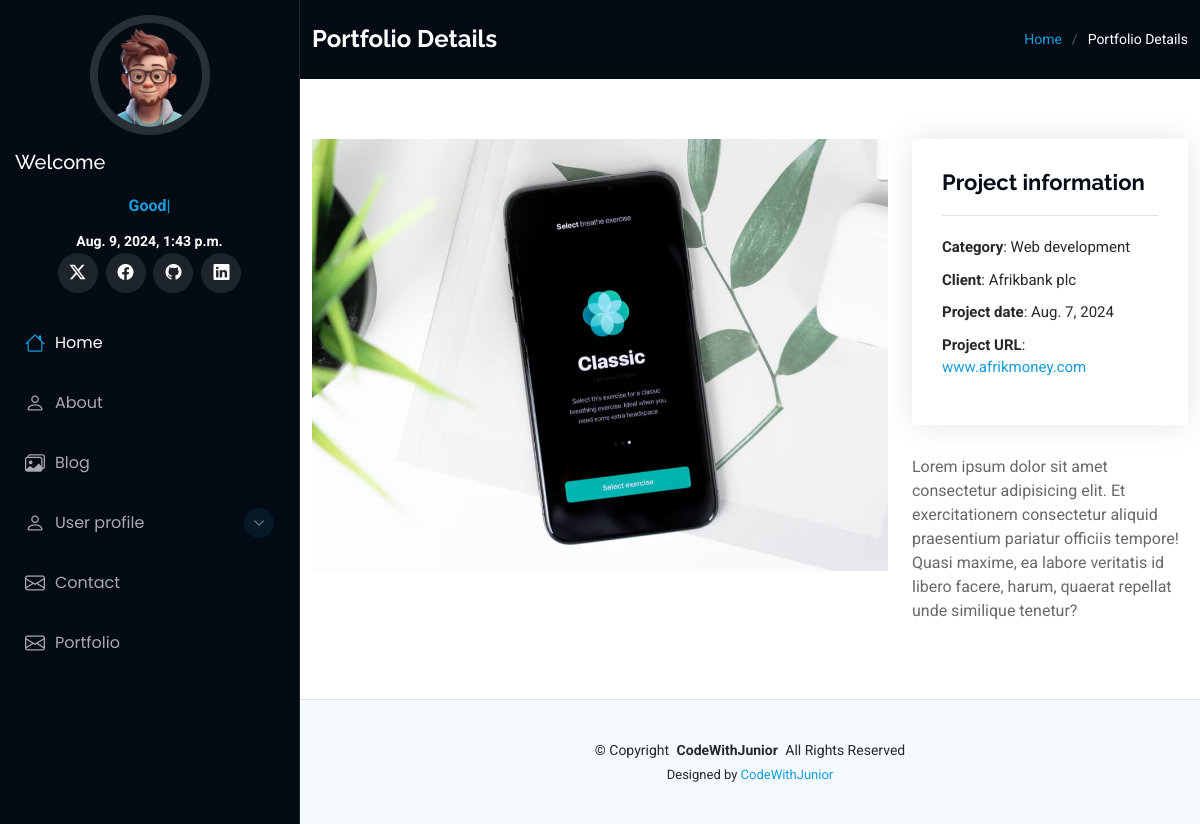
/portfolio/portfolio-details/3, run on the app's committed database.
### portfolio/models.py (models this page shows, shortened)
class Project_details(models.Model):
    proj_name = models.CharField(max_length=50)
    img = models.ImageField(upload_to='projects', blank=True, null=True)
    proj_category = models.ForeignKey(Category, on_delete=models.CASCADE)
    client = models.CharField(max_length=80)
    proj_date = models.DateField(auto_now=True)
    proj_url = models.CharField(max_length=200, null=True)
    proj_detail = models.TextField()

class Category(models.Model):
    name = models.CharField(max_length=80)
    def __str__(self):
        return self.name

### portfolio/views.py (the view)
# urls.py: path('portfolio-details/<int:pk>', views.portfolio_details, name="portfolio-details"),
def portfolio_details(request, pk):
    proj_det = Project_details.objects.get(id=pk)
    context = {"proj_det": proj_det, "insert_date":date, "insert_msg": msg}
    return render(request, "portfolio-details.html", context)

### templates/portfolio-details.html (shortened to what this page needs)
{% extends "basic.html" %}
{% load static %}
{% block body %}
    <div class="page-title dark-background">
      <div class="container d-lg-flex justify-content-between align-items-center">
        <h1 class="mb-2 mb-lg-0">Portfolio Details</h1>
        <nav class="breadcrumbs">
          <ol>
            <li><a href="/">Home</a></li>
            <li class="current">Portfolio Details</li>
          </ol>
        </nav>
      </div>
    </div>
    <section id="portfolio-details" class="portfolio-details section">
      <div class="container" data-aos="fade-up" data-aos-delay="100">
        <div class="row gy-4">
          <div class="col-lg-8">
            <div class="portfolio-details-slider swiper init-swiper">
              <div class="swiper-wrapper align-items-center">
                <div class="swiper-slide">
                  <img src="{{proj_det.img.url}}" alt="">
                </div>
              </div>
            </div>
          </div>
          <div class="col-lg-4">
            <div class="portfolio-info" data-aos="fade-up" data-aos-delay="200">
              <h3>Project information</h3>
              <ul>
                <li><strong>Category</strong>: {{proj_det.proj_category}}</li>
                <li><strong>Client</strong>: {{proj_det.client}}</li>
                <li><strong>Project date</strong>: {{proj_det.proj_date}}</li>
                <li><strong>Project URL</strong>: <a href="#">{{proj_det.proj_url}}</a></li>
              </ul>
            </div>
            <div class="portfolio-description" data-aos="fade-up" data-aos-delay="300">
              <p>
                {{proj_det.proj_detail}}
              </p>
            </div>
          </div>
        </div>
      </div>
    </section>
{% endblock body %}

### static/assets/css/styles.css (style rules this page uses)
:root { --default-font: "Roboto", system-ui, -apple-system, "Segoe UI", Roboto, "Helvetica Neue", Arial, "Noto Sans", "Liberation Sans", sans-serif, "Apple Color Emoji", "Segoe UI Emoji", "Segoe UI Symbol", "Noto Color Emoji"; --heading-font: "Raleway", sans-serif; --nav-font: "Poppins", sans-serif; }
:root { --background-color: #ffffff; --default-color: #272829; --heading-color: #050d18; --accent-color: #149ddd; --surface-color: #ffffff; --contrast-color: #ffffff; }
:root { --nav-color: #a8a9b4; --nav-hover-color: #ffffff; --nav-mobile-background-color: #040b14; --nav-dropdown-background-color: #040b14; --nav-dropdown-color: #a8a9b4; --nav-dropdown-hover-color: #ffffff; }
.dark-background { --background-color: #040b14; --default-color: #ffffff; --heading-color: #ffffff; --surface-color: #151f2b; --contrast-color: #ffffff; }
:root { scroll-behavior: smooth; }
body { color: var(--default-color); background-color: var(--background-color); font-family: var(--default-font); }
a { color: var(--accent-color); text-decoration: none; transition: 0.3s; }
h1, h2, h3, h4, h5, h6 { color: var(--heading-color); font-family: var(--heading-font); }
.page-title { color: var(--default-color); background-color: var(--background-color); padding: 25px 0; position: relative; }
.page-title h1 { font-size: 24px; font-weight: 700; }
.page-title .breadcrumbs ol { display: flex; flex-wrap: wrap; list-style: none; padding: 0; margin: 0; font-size: 14px; font-weight: 400; }
.page-title .breadcrumbs ol li+li { padding-left: 10px; }
.page-title .breadcrumbs ol li+li::before { content: "/"; display: inline-block; padding-right: 10px; color: color-mix(in srgb, var(--default-color), transparent 70%); }
section, .section { color: var(--default-color); background-color: var(--background-color); padding: 60px 0; overflow: clip; }
.portfolio-details .portfolio-details-slider img { width: 100%; }
.portfolio-details .portfolio-info { padding: 30px; box-shadow: 0px 0 30px rgba(0, 0, 0, 0.1); }
.portfolio-details .portfolio-info h3 { font-size: 22px; font-weight: 700; margin-bottom: 20px; padding-bottom: 20px; border-bottom: 1px solid color-mix(in srgb, var(--default-color), transparent 85%); }
.portfolio-details .portfolio-info ul { list-style: none; padding: 0; font-size: 15px; }
.portfolio-details .portfolio-info ul li+li { margin-top: 10px; }
.portfolio-details .portfolio-description { padding-top: 30px; }
.portfolio-details .portfolio-description p { padding: 0; color: color-mix(in srgb, var(--default-color), transparent 30%); }

### data on the page
Project_details: img (picture), proj_category "Web development", client "Afrikbank plc", proj_date "Aug. 7, 2024", proj_url "www.afrikmoney.com", proj_detail "Lorem ipsum dolor sit amet consectetur adipisicing elit. Et exercitationem consectetur aliquid praesentium pariatur officiis tempore! Quasi maxime, ea labore veritatis id libero facere, harum, quaerat repellat unde similique tenetur?"

### other printed values
{{ insert_date }} "Aug. 9, 2024, 1:43 p.m."
